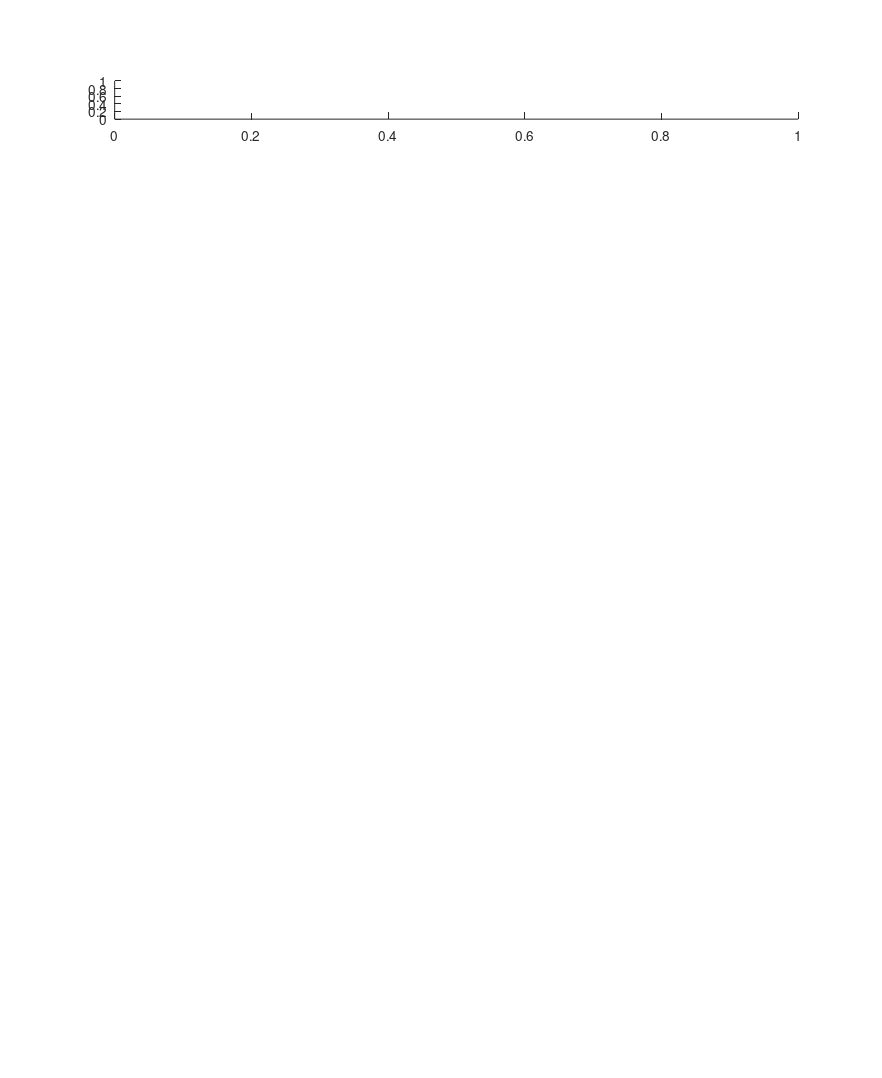

Write the MATLAB code that produced this figure. (Note: this script raises an error after producing the figure.)
clear all
% define the whole figure frame
plot_f = figure; 
% set the background as white
set(plot_f, 'Color', 'w')
set(plot_f, 'PaperPosition', [0 0 9 11])

plot_base=subplot(9,1,1)

load base
h_base = pcolor(base')
colormap(gray(2))
set(gca, 'XTickLabel', [])
set(gca, 'YTickLabel', [])
set(h_base, 'LineStyle', '.')
set(h_base, 'MarkerSize', 2)
text(170, 8, 'Base', 'FontSize',12)

text(-12,1.5,'amt','FontSize',10)
text(-12,2.5,'nr','FontSize',10)
text(-12,3.5,'nif','FontSize',10)
text(-12,4.5,'pst','FontSize',10)
text(-12,5.5,'pho','FontSize',10)
text(-12,6.5,'phn','FontSize',10)

plot_exI1=subplot(9,1,2)

load exI1
h_exI1 = pcolor(exI1')
colormap(gray(2))
set(gca, 'XTickLabel', [])
set(gca, 'YTickLabel', [])
set(h_exI1, 'LineStyle', '.')
set(h_exI1, 'MarkerSize', 2)
text(170, 8, 'Exp I.1', 'FontSize',12)

plot_exI2=subplot(9,1,3)

load exI2
h_exI2 = pcolor(exI2')
colormap(gray(2))
set(gca, 'XTickLabel', [])
set(gca, 'YTickLabel', [])
set(h_exI2, 'LineStyle', '.')
set(h_exI2, 'MarkerSize', 2)
text(170, 8, 'Exp I.2', 'FontSize',12)

plot_exII1=subplot(9,1,4)

load exII1
h_exII1 = pcolor(exII1')
colormap(gray(2))
set(gca, 'XTickLabel', [])
set(gca, 'YTickLabel', [])
set(h_exII1, 'LineStyle', '.')
set(h_exII1, 'MarkerSize', 2)
text(170, 8, 'Exp II.1', 'FontSize',12)

plot_exII2=subplot(9,1,5)

load exII2
h_exII2 = pcolor(exII2')
colormap(gray(2))
set(gca, 'XTickLabel', [])
set(gca, 'YTickLabel', [])
set(h_exII2, 'LineStyle', '.')
set(h_exII2, 'MarkerSize', 2)

plot_ylabel=ylabel('Dominant Species')
set(plot_ylabel, 'FontSize', [14])
set(plot_ylabel, 'FontWeight', 'Bold')
text(170, 8, 'Exp II.2', 'FontSize',12)

plot_exII3=subplot(9,1,6)

load exII3
h_exII3 = pcolor(exII3')
colormap(gray(2))
set(gca, 'XTickLabel', [])
set(gca, 'YTickLabel', [])
set(h_exII3, 'LineStyle', '.')
set(h_exII3, 'MarkerSize', 2)
text(170, 8, 'Exp II.3', 'FontSize',12)

plot_exII4=subplot(9,1,7)

load exII4
h_exII4 = pcolor(exII4')
colormap(gray(2))
set(gca, 'XTickLabel', [])
set(gca, 'YTickLabel', [])
set(h_exII4, 'LineStyle', '.')
set(h_exII4, 'MarkerSize', 2)
text(170, 8, 'Exp II.4', 'FontSize',12)

plot_exII5=subplot(9,1,8)

load exII5
h_exII5 = pcolor(exII5')
colormap(gray(2))
set(gca, 'XTickLabel', [])
set(gca, 'YTickLabel', [])
set(h_exII5, 'LineStyle', '.')
set(h_exII5, 'MarkerSize', 2)
text(170, 8, 'Exp II.5', 'FontSize',12)

plot_exII6=subplot(9,1,9)

load exII6
h_exII6 = pcolor(exII6')
colormap(gray(2))
set(plot_exII6, 'XLim', [0 360], 'FontWeight', 'bold')
set(plot_exII6, 'XTick', [0 60 120 180 240 300 360], 'FontWeight', 'bold')
% set(gca, 'XTickLabel', [])
set(gca, 'YTickLabel', [])
set(h_exII6, 'LineStyle', '.')
set(h_exII6, 'MarkerSize', 2)
text(170, -2, 'Time (day)', 'FontSize',16)
text(170, 8, 'Exp II.6', 'FontSize',12)